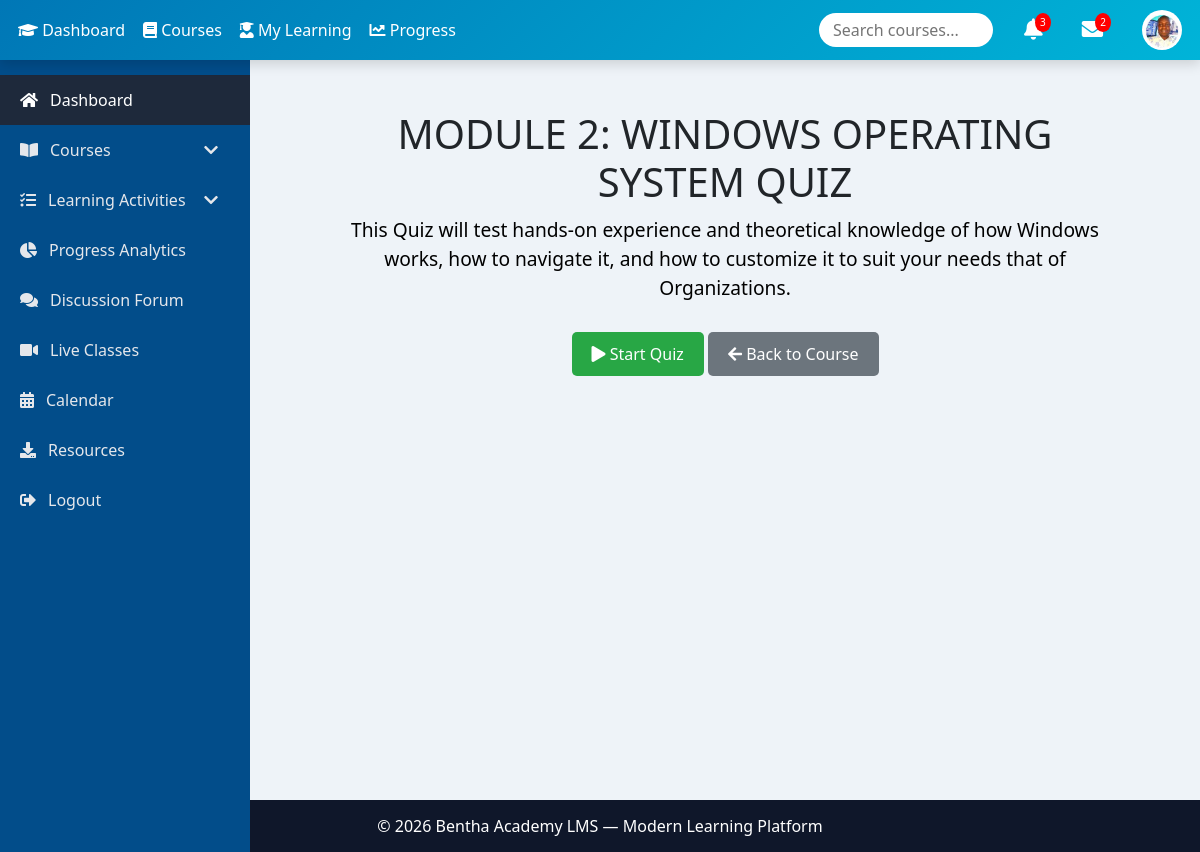
The page /quiz/3/ (signed in) on the database its author committed.
### commerce_app/models.py (models this page shows, shortened)
class UserProfile(models.Model):
    user = models.OneToOneField(User, on_delete=models.CASCADE)
    full_name = models.CharField(max_length=100)
    profile_picture = models.ImageField(upload_to='profile_pictures/', blank=True, null=True)
    bio = models.TextField(blank=True, null=True)
    phone_number = models.CharField(max_length=20, blank=True, null=True)
    email = models.EmailField(blank=True, null=True)
    location = models.CharField(max_length=100, blank=True, null=True)
    website = models.URLField(blank=True, null=True)
    date_of_birth = models.DateField(blank=True, null=True)

class Quiz(models.Model):
    course = models.ForeignKey(Course, on_delete=models.CASCADE, related_name='quizzes')
    title = models.CharField(max_length=255)
    description = models.TextField(blank=True, null=True)
    max_score = models.IntegerField(blank=True, null=True)

### commerce_app/views.py (the view, shortened to what this page needs)
# urls.py: path('quiz/<int:quiz_id>/', take_quiz, name='take_quiz'),
@login_required
def take_quiz(request, quiz_id):
    user_profile = UserProfile.objects.get(user=request.user)  # Fetch the user's profile
    quiz = get_object_or_404(Quiz, id=quiz_id)
    questions = quiz.questions.all()
    course_id = quiz.course.id  # Assuming Quiz has a ForeignKey to Course
    return render(request, 'take_quiz.html', {
        'quiz': quiz,
        'questions': questions,
        'course_id': course_id,
        'user_profile': user_profile  # Add user_profile to the context
    })

### commerce_app/templates/take_quiz.html (shortened to what this page needs)
{% extends "master.html" %}
{% block content %}
<section class="quiz-section">
    <div class="container">
        <header class="quiz-header">
            <h1>{{ quiz.title }}</h1>
            <p style="color: #000;" class="quiz-description">{{ quiz.description }}</p>
        </header>
        <div id="start-section" class="text-center mb-4">
            <button id="start-quiz-btn" class="btn btn-success">
                <i class="fas fa-play"></i> Start Quiz
            </button>
            <a href="{% url 'learning_management_platform' course_id=course_id %}" class="btn btn-secondary">
                <i class="fas fa-arrow-left"></i> Back to Course
            </a>
        </div>
    </div>
</section>
{% endblock %}

### commerce_app/templates/master.html (shortened to what this page needs)
{% load static %}
<!DOCTYPE html>
<html lang="en">
<head>
<link rel="stylesheet" href="https://stackpath.bootstrapcdn.com/bootstrap/4.5.2/css/bootstrap.min.css">
<link rel="stylesheet" href="https://cdnjs.cloudflare.com/ajax/libs/font-awesome/5.15.4/css/all.min.css">
</head>
<body>
<div class="topnav" id="topnav">
<div class="nav-left">
<a href="{% url 'dashboard' %}"><i class="fas fa-graduation-cap"></i> Dashboard</a>
<a href="#"><i class="fas fa-book"></i> Courses</a>
<a href="#"><i class="fas fa-user-graduate"></i> My Learning</a>
<a href="#"><i class="fas fa-chart-line"></i> Progress</a>
</div>
<div class="nav-right">
<div class="search-box mr-3">
<input type="text" placeholder="Search courses...">
</div>
<div class="mr-4 position-relative">
<i class="fas fa-bell fa-lg"></i>
<span class="badge-notify">3</span>
</div>
<div class="mr-4 position-relative">
<i class="fas fa-envelope fa-lg"></i>
<span class="badge-notify">2</span>
</div>
<div class="profile-picture" onclick="toggleProfile()">
<img src="{% if user_profile and user_profile.profile_picture %}{{ user_profile.profile_picture.url }}{% else %}{% static 'images/default_image.png' %}{% endif %}" class="profile-img">
</div>
</div>
</div>
<nav class="sidenav" id="sidenav">
<ul class="nav flex-column">
<li><a class="nav-link active" href="{% url 'dashboard' %}"><i class="fas fa-home"></i> Dashboard</a></li>
<li class="has-submenu">
<a class="nav-link"><i class="fas fa-book-open"></i> Courses <i class="fas fa-chevron-down ml-auto"></i></a>
</li>
<li class="has-submenu">
<a class="nav-link"><i class="fas fa-tasks"></i> Learning Activities <i class="fas fa-chevron-down ml-auto"></i></a>
</li>
<li><a class="nav-link" href="#"><i class="fas fa-chart-pie"></i> Progress Analytics</a></li>
<li><a class="nav-link" href="#"><i class="fas fa-comments"></i> Discussion Forum</a></li>
<li><a class="nav-link" href="#"><i class="fas fa-video"></i> Live Classes</a></li>
<li><a class="nav-link" href="#"><i class="fas fa-calendar-alt"></i> Calendar</a></li>
<li><a class="nav-link" href="#"><i class="fas fa-download"></i> Resources</a></li>
<li><a class="nav-link" href="{% url 'logout' %}"><i class="fas fa-sign-out-alt"></i> Logout</a></li>
</ul>
</nav>
<main class="content">
{% block content %}{% endblock %}
</main>
<footer>© 2026 Bentha Academy LMS — Modern Learning Platform</footer>
</body>
</html>

### commerce_app/templates/master.html (style rules this page uses)
body, html { margin:0;font-family:'Segoe UI',sans-serif;background:#eef3f8 }
.topnav { position:fixed;top:0;width:100%; background:linear-gradient(135deg,#0077b6,#00b4d8); color:white;z-index:1001; display:flex;align-items:center; padding:10px 18px;box-shadow:0 4px 12px rgba(0,0,0,.15); flex-wrap:wrap; }
.topnav a { color:white;text-decoration:none;margin-right:18px;font-weight:500 }
.nav-left { display:flex;align-items:center;flex-wrap:wrap }
.nav-right { margin-left:auto;display:flex;align-items:center;gap:15px;flex-wrap:wrap }
.search-box { background:white;border-radius:20px;padding:4px 12px }
.search-box input { border:none;outline:none;width:150px }
.badge-notify { position:absolute;top:-5px;right:-8px; background:red;color:white;font-size:10px; border-radius:50%;padding:2px 5px; }
.profile-picture { width:40px;height:40px;border-radius:50%; overflow:hidden;cursor:pointer;flex-shrink:0; }
.profile-img { width:100%;height:100%;object-fit:cover }
.sidenav { position:fixed;top:60px;left:0;width:250px; height:calc(100% - 60px);background:#024d8a; color:white;overflow-y:auto;transition:.3s;padding-top:15px; z-index:1000; }
.sidenav .nav-link { padding:13px 20px;color:#e5e7eb; display:flex;align-items:center;font-weight:500; }
.sidenav .nav-link i { margin-right:12px }
.sidenav .nav-link:hover, .sidenav .nav-link.active { background:#1e293b;color:white }
.content { margin-left:250px;margin-top:60px;padding:30px; min-height:calc(100vh - 60px);background:#eef3f8; }
footer { background:#0f172a;color:white;text-align:center;padding:14px }

### commerce_app/templates/take_quiz.html (style rules this page uses)
.container { max-width: 800px; margin: auto; padding: 20px; }
.quiz-header { text-align: center; margin-bottom: 30px; }
.quiz-header h1 { font-size: 2.5em; margin-bottom: 10px; }
.quiz-description { font-size: 1.2em; color: #666; }
.btn-success { background-color: #28a745; color: white; border: none; padding: 10px 20px; font-size: 1em; cursor: pointer; border-radius: 5px; transition: background-color 0.3s; }
.btn-secondary { background-color: #6c757d; color: white; border: none; padding: 10px 20px; font-size: 1em; cursor: pointer; border-radius: 5px; transition: background-color 0.3s; }

### rows shown on the page
UserProfile: profile_picture (picture)
Quiz: title "MODULE 2: WINDOWS OPERATING SYSTEM QUIZ", description "This Quiz will test hands-on experience and theoretical knowledge of how Windows works, how to navigate it, and how to customize it to suit your needs that of Organizations."
